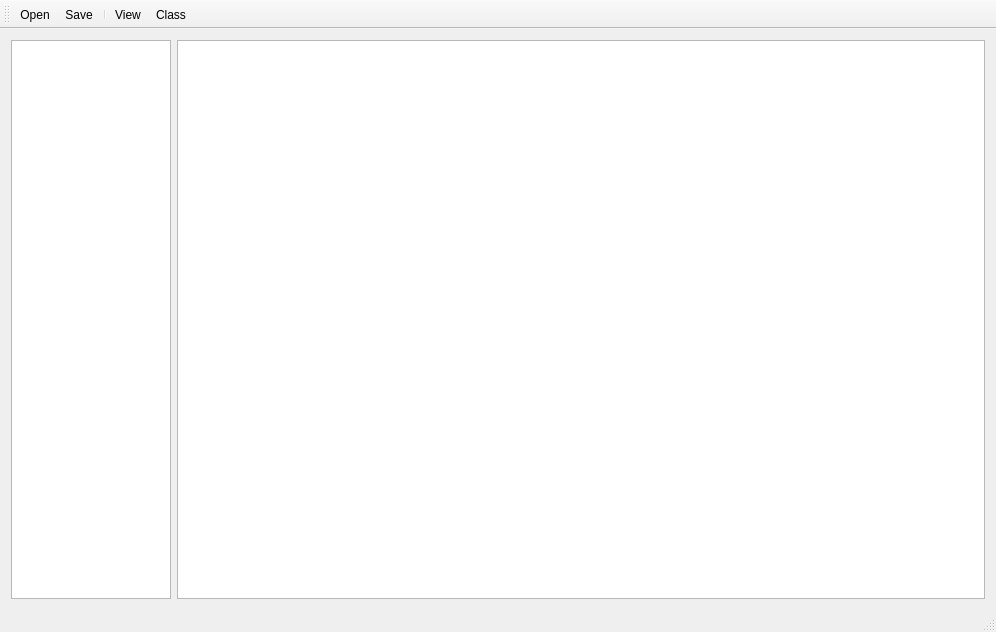
<?xml version="1.0" encoding="UTF-8"?>
<ui version="4.0">
 <class>MainFace</class>
 <widget class="QMainWindow" name="MainFace">
  <property name="geometry">
   <rect>
    <x>0</x>
    <y>0</y>
    <width>996</width>
    <height>632</height>
   </rect>
  </property>
  <property name="minimumSize">
   <size>
    <width>996</width>
    <height>632</height>
   </size>
  </property>
  <property name="maximumSize">
   <size>
    <width>996</width>
    <height>632</height>
   </size>
  </property>
  <property name="windowTitle">
   <string>Classification</string>
  </property>
  <property name="styleSheet">
   <string notr="true">background-image: url(:/Classification/Resources/bg.png);</string>
  </property>
  <widget class="QWidget" name="centralWidget">
   <layout class="QGridLayout" name="gridLayout">
    <item row="0" column="0">
     <widget class="QListView" name="listView">
      <property name="minimumSize">
       <size>
        <width>160</width>
        <height>0</height>
       </size>
      </property>
      <property name="maximumSize">
       <size>
        <width>160</width>
        <height>16777215</height>
       </size>
      </property>
      <property name="font">
       <font>
        <family>微软雅黑</family>
        <pointsize>20</pointsize>
       </font>
      </property>
      <property name="editTriggers">
       <set>QAbstractItemView::NoEditTriggers</set>
      </property>
      <property name="selectionBehavior">
       <enum>QAbstractItemView::SelectRows</enum>
      </property>
      <property name="iconSize">
       <size>
        <width>48</width>
        <height>48</height>
       </size>
      </property>
     </widget>
    </item>
    <item row="0" column="1">
     <widget class="QTableView" name="tableView">
      <property name="font">
       <font>
        <family>宋体</family>
        <pointsize>18</pointsize>
       </font>
      </property>
      <property name="editTriggers">
       <set>QAbstractItemView::NoEditTriggers</set>
      </property>
      <property name="selectionBehavior">
       <enum>QAbstractItemView::SelectRows</enum>
      </property>
      <property name="iconSize">
       <size>
        <width>32</width>
        <height>32</height>
       </size>
      </property>
      <property name="sortingEnabled">
       <bool>true</bool>
      </property>
      <attribute name="horizontalHeaderCascadingSectionResizes">
       <bool>true</bool>
      </attribute>
      <attribute name="horizontalHeaderStretchLastSection">
       <bool>true</bool>
      </attribute>
     </widget>
    </item>
   </layout>
  </widget>
  <widget class="QToolBar" name="mainToolBar">
   <property name="minimumSize">
    <size>
     <width>0</width>
     <height>0</height>
    </size>
   </property>
   <property name="iconSize">
    <size>
     <width>48</width>
     <height>48</height>
    </size>
   </property>
   <attribute name="toolBarArea">
    <enum>TopToolBarArea</enum>
   </attribute>
   <attribute name="toolBarBreak">
    <bool>false</bool>
   </attribute>
   <addaction name="actionOpen"/>
   <addaction name="actionSave"/>
   <addaction name="separator"/>
   <addaction name="actionView"/>
   <addaction name="actionClass"/>
  </widget>
  <widget class="QStatusBar" name="statusBar"/>
  <action name="actionOpen">
   <property name="icon">
    <iconset resource="classification.qrc">
     <normaloff>:/Classification/Resources/open.png</normaloff>:/Classification/Resources/open.png</iconset>
   </property>
   <property name="text">
    <string>Open</string>
   </property>
   <property name="toolTip">
    <string>Open</string>
   </property>
  </action>
  <action name="actionSave">
   <property name="icon">
    <iconset resource="classification.qrc">
     <normaloff>:/Classification/Resources/save.png</normaloff>:/Classification/Resources/save.png</iconset>
   </property>
   <property name="text">
    <string>Save</string>
   </property>
   <property name="toolTip">
    <string>Save</string>
   </property>
  </action>
  <action name="actionView">
   <property name="icon">
    <iconset resource="classification.qrc">
     <normaloff>:/Classification/Resources/view.png</normaloff>:/Classification/Resources/view.png</iconset>
   </property>
   <property name="text">
    <string>View</string>
   </property>
   <property name="toolTip">
    <string>View</string>
   </property>
  </action>
  <action name="actionClass">
   <property name="icon">
    <iconset resource="classification.qrc">
     <normaloff>:/Classification/Resources/classes.png</normaloff>:/Classification/Resources/classes.png</iconset>
   </property>
   <property name="text">
    <string>Class</string>
   </property>
   <property name="toolTip">
    <string>Class</string>
   </property>
  </action>
 </widget>
 <layoutdefault spacing="6" margin="11"/>
 <resources>
  <include location="classification.qrc"/>
 </resources>
 <connections/>
</ui>
